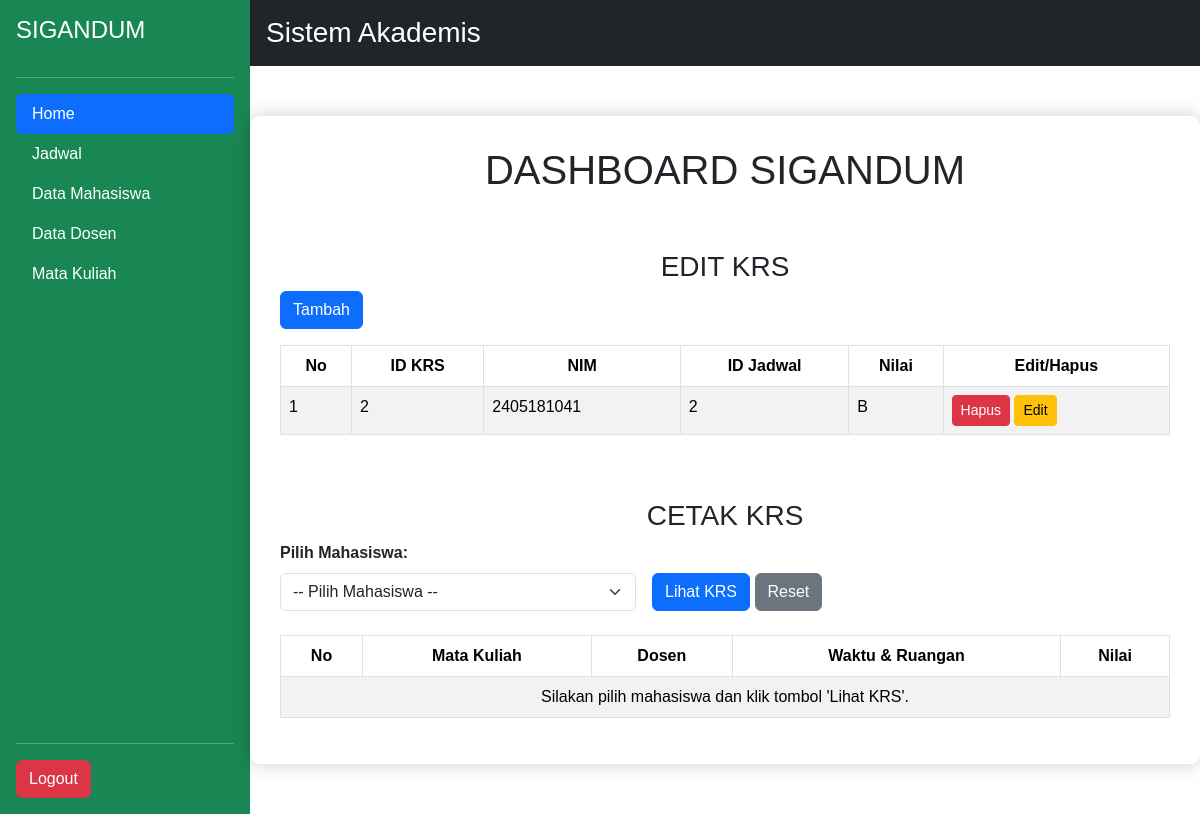
The page /index.php (signed in) on the database as committed earlier.
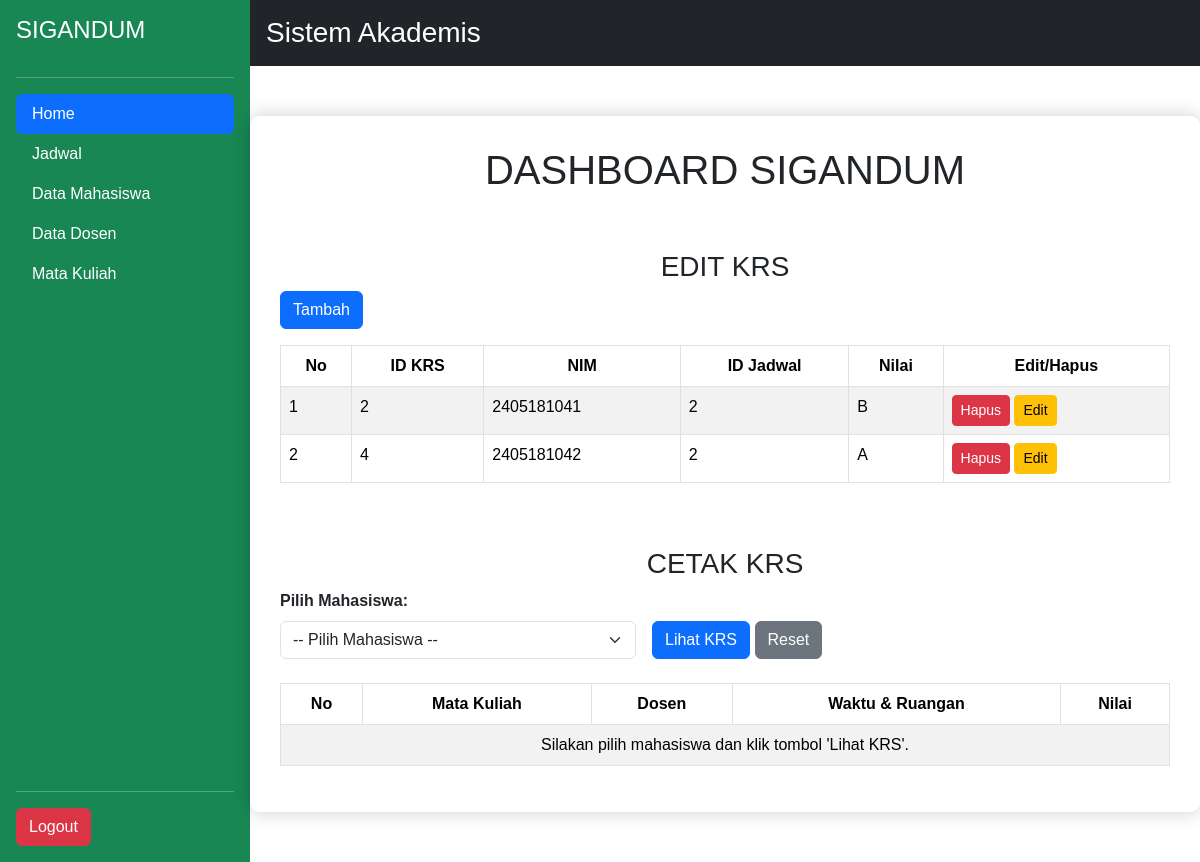
The same page on the database as committed later.
### tables this page shows
CREATE TABLE `krs` (
  `id_krs` int NOT NULL,
  `nim` varchar(15) NOT NULL,
  `id_jadwal` int NOT NULL,
  `nilai` varchar(5) DEFAULT NULL
);

### index.php (the view, shortened to what the changed rows need)
<!DOCTYPE html>
<html lang="en">
<head>
    <link href="https://cdn.jsdelivr.net/npm/bootstrap@5.3.3/dist/css/bootstrap.min.css" rel="stylesheet">
    <link rel="stylesheet" href="style.css">
</head>
<body>
<?php
include 'koneksi.php';
?>
<div class="d-flex">
    <div class="flex-grow-1">
        <main>
            <section>
                <h1 class="text-center" style="font">DASHBOARD SIGANDUM</h1>
                <br><br>
                <h3 class="text-center" style="text-white">EDIT KRS</h2>
            <table class="table table-bordered table-striped">
                <thead>
                    <tr class="text-center">
                        <th>No</th>
                        <th>ID KRS</th>
                        <th>NIM</th>
                        <th>ID Jadwal</th>
                        <th>Nilai</th>
                        <th>Edit/Hapus</th>
                    </tr>
                </thead>
                <tbody>
                    <?php
                    $sql = "SELECT * FROM krs";
                    $result = $conn->query($sql);
                    $nomor = 1;
                    if ($result->num_rows > 0) {
                        while($row = $result->fetch_assoc()) {
                            echo "<tr>
                                <td>$nomor</td>
                                <td>$row[id_krs]</td>
                                <td>$row[nim]</td>
                                <td>$row[id_jadwal]</td>
                                <td>$row[nilai]</td>
                                <td>
                                    <a href='db/hapus.php?id_krs=$row[id_krs]' class='btn btn-danger btn-sm'>Hapus</a>
                                    <a href='db/edit.php?id_krs=$row[id_krs]' class='btn btn-warning btn-sm'>Edit</a>
                                </td>
                            </tr>";
                            $nomor++;
                        }
                    }
                    ?>
                </tbody>
            </table>
            <br><br>
            <h3 class="text-center" style="text-white">CETAK KRS</h2>
<table class="table table-bordered table-striped">
    <thead>
        <tr class="text-center">
            <th>No</th>
            <th>Mata Kuliah</th>
            <th>Dosen</th>
            <th>Waktu & Ruangan</th>
            <th>Nilai</th>
        </tr>
    </thead>
</table>
                </section>
            </main>
        </div>
</div>
</body>
</html>

Rows that differ between the two databases and show on the page:
added krs: id_krs "4", nim "2405181042", id_jadwal "2", nilai "A"
